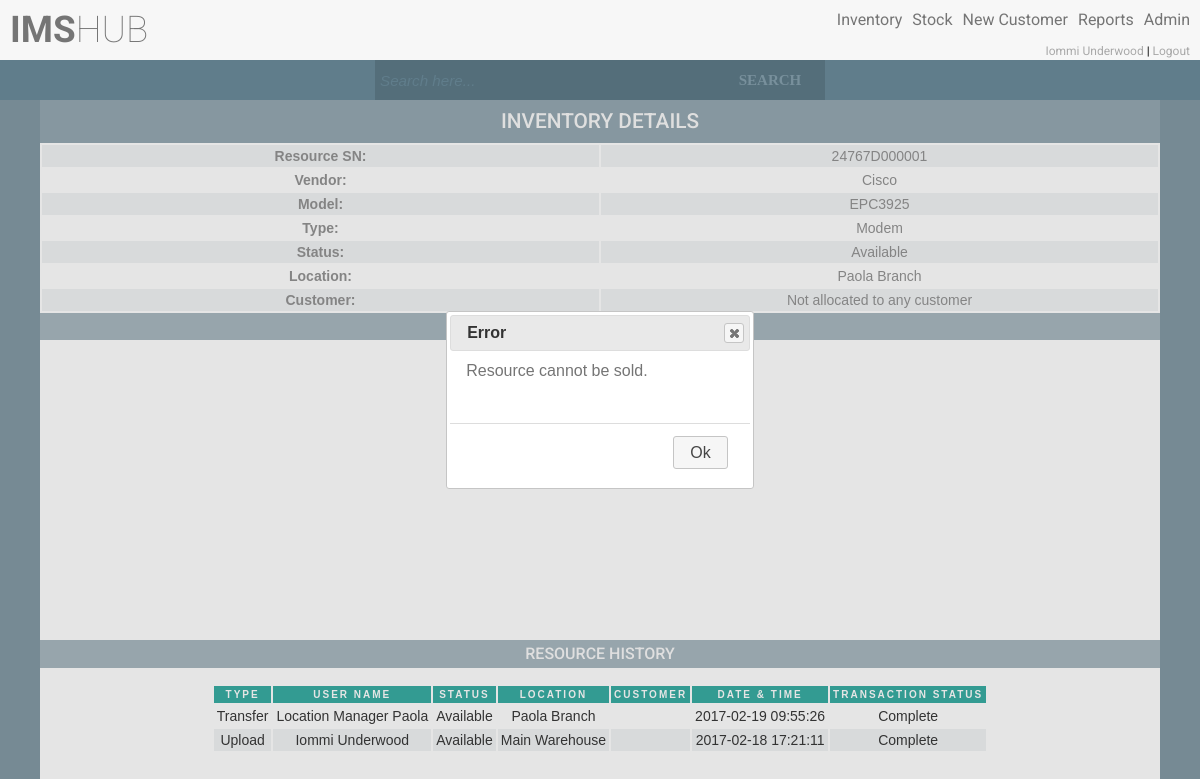
Screenshot of /viewInventoryDetails.php?id=62&cannotBeSold (signed in) with the database file from the repository.
### tables this page shows
CREATE TABLE `users` (
  `uid` int(11) NOT NULL AUTO_INCREMENT,
  `name` varchar(50) NOT NULL,
  `surname` varchar(50) NOT NULL,
  `email` varchar(50) NOT NULL,
  `username` varchar(30) NOT NULL,
  `password` varchar(100) NOT NULL,
  `salt` varchar(32) NOT NULL,
  `user_type_id` int(11) NOT NULL,
  `user_status_id` int(11) NOT NULL,
  `resource_location_id` int(11) DEFAULT NULL,
  PRIMARY KEY (`uid`),
  UNIQUE KEY `uq_email` (`email`),
  UNIQUE KEY `uq_username` (`username`),
  KEY `fk_user_type_id` (`user_type_id`),
  KEY `fk_user_status_id` (`user_status_id`),
  CONSTRAINT `fk_user_status_id` FOREIGN KEY (`user_status_id`) REFERENCES `user_statuses` (`user_status_id`),
  CONSTRAINT `fk_user_type_id` FOREIGN KEY (`user_type_id`) REFERENCES `user_types` (`user_type_id`)
);

CREATE TABLE `resources` (
  `resource_id` int(11) NOT NULL AUTO_INCREMENT,
  `resource_unique_value` varchar(50) NOT NULL,
  `resource_model_id` int(11) NOT NULL,
  `resource_type_id` int(11) NOT NULL,
  `voucher_value_id` int(11) DEFAULT NULL,
  `resource_status_id` int(11) NOT NULL,
  `resource_location_id` int(11) NOT NULL,
  `customer_account_id` int(11) DEFAULT NULL,
  `last_transaction_id` int(11) DEFAULT NULL,
  `resource_latitude` float(10,6) DEFAULT NULL,
  `resource_longitude` float(10,6) DEFAULT NULL,
  `last_update_user` int(11) NOT NULL,
  PRIMARY KEY (`resource_id`),
  UNIQUE KEY `resource_unique_value_UNIQUE` (`resource_unique_value`),
  KEY `fk_resource_status_id` (`resource_status_id`),
  KEY `fk_resource_type_id` (`resource_type_id`),
  KEY `fk_resource_location_id` (`resource_location_id`),
  KEY `fk_customer_account_id` (`customer_account_id`),
  KEY `fk_resource_model_id` (`resource_model_id`),
  KEY `fk_voucher_value_id` (`voucher_value_id`),
  KEY `fk_last_transaction_id` (`last_transaction_id`),
  KEY `ix_resource_unique_value` (`resource_unique_value`),
  CONSTRAINT `fk_customer_account_id` FOREIGN KEY (`customer_account_id`) REFERENCES `customer_accounts` (`customer_account_id`),
  CONSTRAINT `fk_last_transaction_id` FOREIGN KEY (`last_transaction_id`) REFERENCES `transactions` (`transaction_id`),
  CONSTRAINT `fk_resource_location_id` FOREIGN KEY (`resource_location_id`) REFERENCES `resource_locations` (`resource_location_id`),
  CONSTRAINT `fk_resource_model_id` FOREIGN KEY (`resource_model_id`) REFERENCES `resource_models` (`resource_model_id`),
  CONSTRAINT `fk_resource_status_id` FOREIGN KEY (`resource_status_id`) REFERENCES `resource_statuses` (`resource_status_id`),
  CONSTRAINT `fk_voucher_value_id` FOREIGN KEY (`voucher_value_id`) REFERENCES `voucher_values` (`voucher_value_id`)
);

CREATE TABLE `resource_brands` (
  `resource_brand_id` int(11) NOT NULL AUTO_INCREMENT,
  `resource_brand` varchar(50) NOT NULL,
  PRIMARY KEY (`resource_brand_id`),
  UNIQUE KEY `uq_resource_brand` (`resource_brand`)
);

CREATE TABLE `resource_types` (
  `resource_type_id` int(11) NOT NULL AUTO_INCREMENT,
  `resource_type` varchar(50) NOT NULL,
  PRIMARY KEY (`resource_type_id`),
  UNIQUE KEY `uq_resource_type` (`resource_type`)
);

CREATE TABLE `resource_statuses` (
  `resource_status_id` int(11) NOT NULL AUTO_INCREMENT,
  `resource_status` varchar(50) NOT NULL,
  PRIMARY KEY (`resource_status_id`),
  UNIQUE KEY `uq_resource_status` (`resource_status`)
);

CREATE TABLE `resource_locations` (
  `resource_location_id` int(11) NOT NULL AUTO_INCREMENT,
  `resource_location_name` varchar(50) NOT NULL,
  `resource_location_description` varchar(200) NOT NULL,
  `resource_location_type_id` int(11) NOT NULL,
  `latitude` float(10,6) DEFAULT NULL,
  `longitude` float(10,6) DEFAULT NULL,
  PRIMARY KEY (`resource_location_id`),
  UNIQUE KEY `uq_resource_location_name` (`resource_location_name`),
  UNIQUE KEY `uq_resource_location_description` (`resource_location_description`),
  KEY `fk_resource_location_type_id` (`resource_location_type_id`),
  CONSTRAINT `fk_resource_location_type_id` FOREIGN KEY (`resource_location_type_id`) REFERENCES `resource_location_types` (`resource_location_type_id`)
);

### classes/inventory.php (the view, shortened to what the rows shown need)
<?php
class inventory
{
    private $_db,
        $_data;
    public function __construct($user = null)
    {
        $this->_db = db::getInstance();
    }
            ?>
        <?php
    public function getInventoryDetails($resourceId)
    {
        $sql = "SELECT
                    r.resource_id,
                    r.resource_unique_value,
                    rb.resource_brand,
                    CONCAT(rm.resource_model,
                            ' ',
                            IFNULL(r.voucher_value_id, '')) AS model,
                    rt.resource_type,
                    rs.resource_status,
                    rl.resource_location_name,
                    r.customer_account_id,
                    r.resource_latitude,
                    r.resource_longitude
                FROM
                    ims.resources r
                        INNER JOIN
                    ims.resource_models rm ON r.resource_model_id = rm.resource_model_id
                        INNER JOIN
                    ims.resource_brands rb ON rm.resource_brand_id = rb.resource_brand_id
                        INNER JOIN
                    ims.resource_types rt ON r.resource_type_id = rt.resource_type_id
                        INNER JOIN
                    ims.resource_statuses rs ON r.resource_status_id = rs.resource_status_id
                        INNER JOIN
                    ims.resource_locations rl ON r.resource_location_id = rl.resource_location_id
                where r.resource_id = {$resourceId}";
        $get = $this->_db->query($sql);
        if (!$get->count()) {
            echo 'could not get data';
        } else {
            foreach ($get->results() as $i) {
                $customer = 'Not allocated to any customer';
                $latitude = null;
                $longitude = null;
                $resourceUniqueValue = escape($i->resource_unique_value);
                $resourceBrand = escape($i->resource_brand);
                $resourceModel = escape($i->model);
                $resourceType = escape($i->resource_type);
                $resourceStatus = escape($i->resource_status);
                $resourceLocation = escape($i->resource_location_name);
                if (isset($i->resource_latitude)) {
                    $latitude = escape($i->resource_latitude);
                }
                if (isset($i->resource_longitude)) {
                    $longitude = escape($i->resource_longitude);
                }
                ?>
                <div class="separator">
                    <h1>Inventory Details</h1>
                </div>
                <table class="ctable">
                    <tr>
                        <td><b>Resource SN: </b></td>
                        <td><?php echo $resourceUniqueValue; ?></td>
                    </tr>
                    <tr>
                        <td><b>Vendor: </b></td>
                        <td><?php echo $resourceBrand; ?></td>
                    </tr>
                    <tr>
                        <td><b>Model: </b></td>
                        <td><?php echo $resourceModel; ?></td>
                    </tr>
                    <tr>
                        <td><b>Type: </b></td>
                        <td><?php echo $resourceType; ?></td>
                    </tr>
                    <tr>
                        <td><b>Status: </b></td>
                        <td><?php echo $resourceStatus; ?></td>
                    </tr>
                    <tr>
                        <td><b>Location: </b></td>
                        <td><?php echo $resourceLocation; ?></td>
                    </tr>
                    <tr>
                        <td><b>Customer: </b></td>
                        <td><?php echo $customer; ?></td>
                    </tr>
                </table>
                <?php
                if ($latitude == null && $longitude == null) {
                } else {
                    if ($latitude == 0.000000 and $longitude == 0.000000) {
                    } elseif ($latitude !== 0.000000 and $longitude !== 0.000000) {
                        ?>
                        <div class="separator">
                            <h2>Resource Map Location</h2>
                        </div>
                        <div id="map"></div>
                        <?php
                    }
                }
            }
        }
    }
    public function getResourceHistory($resourceId)
    {
        ?>
        <div class="separator">
            <h2>Resource History</h2>
        </div>
        <?php
        $sql = "SELECT
                    t.transaction_id,
                    CONCAT(u.name, ' ', u.surname) as fullName,
                    rs.resource_status,
                    rl.resource_location_name,
                    t.customer_account_id,
                    t.initiation_timestamp,
                    tt.transaction_type,
                    ts.transaction_status
                FROM
                    ims.transactions t
                        INNER JOIN
                    ims.users u ON t.uid = u.uid
                        INNER JOIN
                    ims.resources r ON t.resource_id = r.resource_id
                        INNER JOIN
                    ims.resource_statuses rs ON t.resource_status_id = rs.resource_status_id
                        INNER JOIN
                    ims.resource_locations rl ON t.resource_location_id = rl.resource_location_id
                        INNER JOIN
                    ims.transaction_types tt ON t.transaction_type_id = tt.transaction_type_id
                        INNER JOIN
                    ims.transaction_statuses ts ON t.transaction_status_id = ts.transaction_status_id
                WHERE
                    t.resource_id = {$resourceId}
                ORDER BY t.transaction_id DESC";
        $get = $this->_db->query($sql);
        if (!$get->count()) {
        } else {
            ?>
            <div class="center-table">
                <table>
                    <tr>
                        <th>Type</th>
                        <th>User Name</th>
                        <th>Status</th>
                        <th>Location</th>
                        <th>Customer</th>
                        <th>Date & Time</th>
                        <th>Transaction Status</th>
                    </tr>
                </table>
            </div>
            <?php
        }
    }
    public function getInventoryOptions($resourceId)
    {
        $sql = "select
                    r.resource_id,
                    r.resource_unique_value,
                    r.resource_type_id,
                    rs.resource_status_id,
                    rl.resource_location_id,
                    rl.resource_location_type_id,
                    r.customer_account_id,
                    rm.sell,
                    rm.install
                FROM
                    ims.resources r
                        LEFT JOIN
                    ims.resource_models rm ON r.resource_model_id = rm.resource_model_id
                        LEFT JOIN
                    ims.resource_statuses rs ON r.resource_status_id = rs.resource_status_id
                        LEFT JOIN
                    ims.resource_locations rl ON r.resource_location_id = rl.resource_location_id
                where r.resource_id like '$resourceId'";
        $get = $this->_db->query($sql);
    }
}

### header.php (shortened to what the rows shown need)
<?php
$user = new user();
if ($user->isLoggedIn()) {
    $name = escape($user->data()->name);
    $surname = escape($user->data()->surname);
    ?>
    <!DOCTYPE html>
    <html>
    <head>
        <link rel='stylesheet prefetch'
              href='http://ajax.googleapis.com/ajax/libs/jqueryui/1.11.2/themes/smoothness/jquery-ui.css'>
        <link rel="stylesheet" href="//code.jquery.com/ui/1.12.1/themes/base/jquery-ui.css">
        <link rel="stylesheet" href="css/style.css">
    </head>
    <body>
    <div class="width-height">
        <div class="fixheader">
            <div class="header">
                <div class="logo">
                    <?php
                    if ($user->hasPermission('access') || $user->hasPermission('allAccess')) {
                        echo '<h1 class="header-heading"><a href="main.php"><strong>IMS</strong>HUB</a></h1>';
                    }
                    ?>
                </div>
                <div class="menu">
                    <ul class="nav">
                        <?php
                        if ($user->hasPermission('access') || $user->hasPermission('allAccess')) {
                            echo '<br><div  class="user">
                                    <a href="profile.php">' . $name . ' ' . $surname . '</a>
                                    |
                                    <a href="logout.php">Logout</a>
                                  </div>';
                        }
                        ?>
                    </ul>
                </div>
            </div>
        </div>
    </body>
    </html>
    <?php
} else {
    $hash = new hash();
    redirect::to('index.php?' . hash::sha256('nologin' . $hash->getSalt()));
}
?>

### rows the page displays
users: name "Iommi", surname "Underwood"
resources: resource_unique_value "24767D000001", resource_brands.resource_brand "Cisco", resourceModel "EPC3925", resource_type.resource_type "Modem", resource_status.resource_status "Available", resource_location.resource_location_name "Paola Branch", customer "Not allocated to any customer"

### other values shown
$transactionType "Transfer"
$fullName "Location Manager Paola"
$resourceStatus "Available"
$resourceLocation "Paola Branch"
$timestamp "2017-02-19 09:55:26"
$transactionStatus "Complete"
$transactionType "Upload"
$fullName "Iommi Underwood"
$resourceLocation "Main Warehouse"
$timestamp "2017-02-18 17:21:11"
